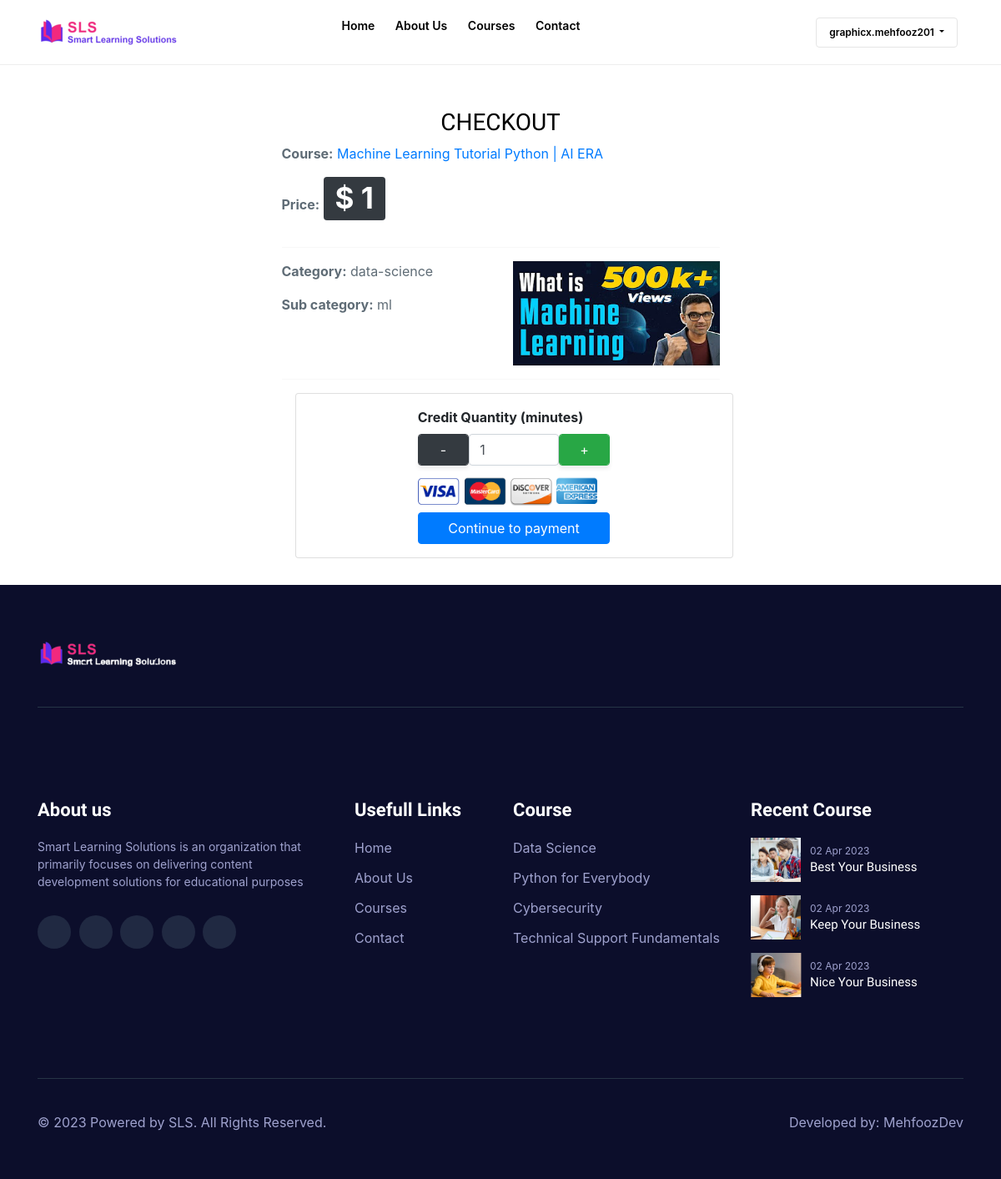
The app's page /payments/checkout/3/ (signed in) with its own data.
### custom_accounts/models.py (models this page shows, shortened)
class User(AbstractBaseUser):
    name = models.CharField(max_length=200, null=True, blank=True)
    email = models.EmailField(max_length=100,unique=True)
    username = models.CharField(max_length=50)
    avatar = models.ImageField(storage=custom_store, null=True, default='avatar.svg')
    phone = models.CharField(max_length=200, null=True, blank=True)
    date_joined = models.DateTimeField(auto_now_add=True)
    is_admin = models.BooleanField(default=False)
    is_staff = models.BooleanField(default=False)
    is_active = models.BooleanField(default=True)
    is_superadmin = models.BooleanField(default=False)
    USERNAME_FIELD = 'email'
    REQUIRED_FIELDS = ['username']
    objects = MyAccountManager()
    class Meta:
        verbose_name = 'Custom user'
        verbose_name_plural = 'Custom Users'

### base/models.py (models this page shows, shortened)
class Course(models.Model):
    CATEGORY_CHOICES = (
        ('computer-science', 'Computer Science'),
        ('data-science', 'Data science'),
        ('engineering', 'Engineering'),
        ('web-development', 'Web Development'),
        ('architecture', 'Architecture'),
    )
    SUB_CATEGORY_CHOICES = (
        ('ml', 'Machine Learning'),
        ('data_science', 'Data Science'),
        ('python', 'Python'),
        ('javascript', 'JavaScript'),
        ('php', 'PHP'),
        ('django', 'Django'),
        ('html', 'HTML'),
        ('reactjs', 'React JS'),
        ('front-end', 'Front-End'),
        ('back-end', 'Back-End'),
    )
    id = models.AutoField(primary_key=True)
    name = models.CharField(max_length = 50 , null = False)
    slug = models.CharField(max_length = 50 , null = False , unique = True)
    description = models.TextField( null = True)
    price = models.IntegerField(null=False,default = 0, blank=True)
    discount = models.IntegerField(null=False ,blank=True, default = 0)
    active = models.BooleanField(default = False)
    category = models.CharField(max_length=255, choices=CATEGORY_CHOICES, default='',  blank=True)
    sub_category = models.CharField(max_length=255, choices=SUB_CATEGORY_CHOICES, default='', null=True, blank=True)
    thumbnail = models.ImageField(upload_to = "files/thumbnail")
    date = models.DateTimeField(auto_now_add= True)
    resource = models.FileField(upload_to = "files/resource")
    length = models.IntegerField(null=False)
    instructor_name = models.CharField(max_length=50, null=True)
    enroll_now_status = models.BooleanField(default=True)

### payments/views.py (the view)
# urls.py: path('checkout/<int:pk>/', views.Checkout, name='checkout'),
@login_required
def Checkout(request, pk):
   context={}
   course = Course.objects.get(id=pk)
   context={ 'course': course }
   return render(request, 'base/checkout.html', context)

### base/templates/base/checkout.html (shortened to what this page needs)
{% extends "base/base.html" %}
{% load static %}
{% block content %}
<main class="main_wrapper">
  <div class="page-content" style="margin-top: 130px;">
    <div class="container mt-5">
      <div class="container mt-5">
        <div class="row my-3">
          <div class="col-sm-6 offset-sm-3">
            <div class="row">
              <div class="col-lg-12">
                <h3 class=" text-center">CHECKOUT</h3>
                <div class=" d-flex flex-column justify-content-around">
                  <p class="name" class=""><strong>Course:</strong>&nbsp;<a href="{% url 'enroll' course.slug %}">{{course.name}}</a></p>
                  <p class="price" class=""><strong>Price:</strong>&nbsp;<span id="custom_p" style="font-size:35px"
                      class="badge badge-dark">$0</span></p>
                </div>
                <hr>
                <div class="row">
                  <div class="col-lg-6 col-sm-12">
                    <div class=" d-flex flex-column justify-content-around">
                      <p class="name" class=""><strong>Category:</strong>&nbsp;{{course.category}}</p>
                      <p class="price" class=""><strong>Sub category:</strong>&nbsp;{{course.sub_category}}</p>
                    </div>
                  </div>
                  <div class="col-lg-6 col-sm-12">
                    <img style="width:100%;height:125px" src="{{course.thumbnail.url}}" alt="img"/>
                  </div>
                </div>
                <hr>
                <div class="container card p-3 m-3">
                  <div class="row d-flex flex-column align-items-center justify-content-center">
                    <div class="col-lg-6 col-sm-12">
                      <label for="credit" class=""><strong>Credit Quantity (minutes)</strong></label>
                      <div class="d-flex text-center">
                        <button onclick="decrease_credit()" id="remove" style="width:50%"
                          class="form-control btn btn-small btn-dark text-center">-</button>
                        <input oninput="update()" type='number' min=1 max=1000 step=1 id='credit_val' name='credit'
                          class='form-control' value={credit_value} />
                        <button onclick="increase_credit()" id="add" style="width:50%"
                          class="form-control btn btn-small btn-success text-center">+</button>
                      </div>
                    </div>
                    <div class="col-lg-6 col-sm-12">
                      <img style="width:100;height:50px" src="{% static 'base/img/payment.png' %}" alt='img' />
                      <a role="button" class="btn btn-primary btn-small btn-block" onclick="navigate_to_payment_page()" >Continue to payment</a>
                    </div>
                  </div>
                </div>
              </div>
            </div>
          </div>
        </div>
      </div>
    </div>
  </div>
</main>
{% endblock content %}

### base/templates/base/base.html (shortened to what this page needs)
<!DOCTYPE html>
{% load static %}
<html class="no-js" lang="zxx">
  <head>
    <link rel="stylesheet" href="https://cdn.plyr.io/3.6.2/plyr.css">
    <link rel="stylesheet" href="https://cdnjs.cloudflare.com/ajax/libs/font-awesome/5.15.3/css/all.min.css">
    <link rel="stylesheet" href="{% static 'base/css/bootstrap.min.css' %}" />
    <link rel="stylesheet" href="{% static 'base/css/animate.min.css' %}" />
    <link rel="stylesheet" href="{% static 'base/css/aos.min.css' %}" />
    <link rel="stylesheet" href="{% static 'base/css/magnific-popup.css' %}" />
    <link rel="stylesheet" href="{% static 'base/css/icofont.min.css' %}" />
    <link rel="stylesheet" href="{% static 'base/css/slick.css' %}" />
    <link
      rel="stylesheet"
      href="{% static 'base/cdn.jsdelivr.net/npm/swiper%409/swiper-bundle.min.css' %}"
    />
    <link rel="stylesheet" href="{% static 'base/css/style.css' %}" />
    <link rel="stylesheet" href="https://maxcdn.bootstrapcdn.com/bootstrap/4.5.2/css/bootstrap.min.css">
  </head>
  <body class="body__wrapper">
  <header>
    <div class="headerarea transparent__header header__sticky header__area">
      <div class="container desktop__menu__wrapper">
        <div class="row">
          <div class="col-xl-2 col-lg-2 col-md-6">
            <div class="headerarea__left">
              <div class="headerarea__left__logo">
                <a href="/"
                  ><img src="{% static 'base/img/logo/logo_1.png' %}" alt="logo"
                /></a>
              </div>
            </div>
          </div>
          <div class="col-xl-7 col-lg-7 main_menu_wrap">
            <div class="headerarea__main__menu">
              <nav>
                <ul>
                  <li>
                    <a class="headerarea__has__dropdown" href="/"
                      >Home
                    </a>
                  </li>
                  <li>
                    <a class="headerarea__has__dropdown" href="{% url 'about' %}"
                      >About Us
                    </a>
                  </li>
                  <li>
                    <a class="headerarea__has__dropdown" href="{% url 'courses' %}"
                      >Courses
                    </a>
                  </li>
                  <li>
                    <a class="headerarea__has__dropdown" href="{% url 'contact' %}"
                      >Contact
                    </a>
                  </li>
                </ul>
              </nav>
            </div>
          </div>
          <div class="col-xl-3 col-lg-3 col-md-6">
            <div class="headerarea__right">
              <div class="headerarea__login">
                {% if request.user.is_authenticated %}
                <div class="dropdown">
                  <a class="btn dropdown-toggle" type="button" id="dropdownMenuButton1" data-bs-toggle="dropdown" aria-expanded="false">
                    {{request.user.username}}
                  </a>
                </div>
                {% else %}
                  <a href="{% url 'login' %}">Login</a>
                {% endif %}
              </div>
            </div>
          </div>
        </div>
      </div>
    </div>
  </header>
    {% block content %}
    {% endblock content %}
  <div class="footerarea">
    <div class="container">
      <div class="footerarea__newsletter__wraper">
        <div class="row">
          <div
            class="col-xl-6 col-lg-6 col-md-6 col-sm-12 col-12"
            data-aos="fade-up"
          >
            <div class="footerarea__logo">
              <a href="#"
                ><img src="{% static 'base/img/logo/logo_2.png' %}" alt="logophoto"
              /></a>
            </div>
          </div>
        </div>
      </div>
      <div class="footerarea__wrapper">
        <div class="row">
          <div
            class="col-xl-4 col-lg-4 col-md-6 col-sm-12"
            data-aos="fade-up"
          >
            <div class="footerarea__inner footerarea__about__us">
              <div class="footerarea__heading">
                <h3>About us</h3>
              </div>
              <div class="footerarea__content">
                <p>
                  Smart Learning Solutions is an organization that primarily
                  focuses on delivering content development solutions for
                  educational purposes
                </p>
              </div>
              <div class="footerarea__icon">
                <ul>
                  <li>
                    <a href="http://facebook.com/"
                      ><i class="icofont-facebook"></i
                    ></a>
                  </li>
                  <li>
                    <a href="http://twitter.com/"
                      ><i class="icofont-twitter"></i
                    ></a>
                  </li>
                  <li>
                    <a href="http://vimeo.com/"
                      ><i class="icofont-vimeo"></i
                    ></a>
                  </li>
                  <li>
                    <a href="http://linkedin.com/"
                      ><i class="icofont-linkedin"></i
                    ></a>
                  </li>
                  <li>
                    <a href="http://skype.com/"
                      ><i class="icofont-skype"></i
                    ></a>
                  </li>
                </ul>
              </div>
            </div>
          </div>
          <div
            class="col-xl-2 col-lg-2 col-md-6 col-sm-6"
            data-aos="fade-up"
          >
            <div class="footerarea__inner">
              <div class="footerarea__heading">
                <h3>Usefull Links</h3>
              </div>
              <div class="footerarea__list">
                <ul>
                  <li>
                    <a href="/">Home</a>
                  </li>
                  <li>
                    <a href="{% url 'about' %}">About Us</a>
                  </li>
                  <li>
                    <a href="{% url 'courses' %}">Courses</a>
                  </li>
                  <li>
                    <a href="{% url 'contact' %}">Contact</a>
                  </li>
                </ul>
              </div>
            </div>
          </div>
          <div
            class="col-xl-3 col-lg-3 col-md-6 col-sm-6"
            data-aos="fade-up"
          >
            <div class="footerarea__inner footerarea__padding__left">
              <div class="footerarea__heading">
                <h3>Course</h3>
              </div>
              <div class="footerarea__list">
                <ul>
                  <li>
                    <a href="/">Data Science</a>
                  </li>
                  <li>
                    <a href="/">Python for Everybody</a>
                  </li>
                  <li>
                    <a href="/">Cybersecurity</a>
                  </li>
                  <li>
                    <a href="/">Technical Support Fundamentals </a>
                  </li>
                </ul>
              </div>
            </div>
          </div>
          <div
            class="col-xl-3 col-lg-3 col-md-6 col-sm-12"
            data-aos="fade-up"
          >
            <div class="footerarea__right__wraper footerarea__inner">
              <div class="footerarea__heading">
                <h3>Recent Course</h3>
              </div>
              <div class="footerarea__right__list">
                <ul>
                  <li>
                    <a href="#">
                      <div class="footerarea__right__img">
                        <img
                          src="{% static 'base/img/footer/footer__1.png' %}"
                          alt="footerphoto"
                        />
                      </div>
                      <div class="footerarea__right__content">
                        <span>02 Apr 2023 </span>
                        <h6>Best Your Business</h6>
                      </div>
                    </a>
                  </li>
                  <li>
                    <a href="#">
                      <div class="footerarea__right__img">
                        <img
                          src="{% static 'base/img/footer/footer__2.png' %}"
                          alt="footerphoto"
                        />
                      </div>
                      <div class="footerarea__right__content">
                        <span>02 Apr 2023 </span>
                        <h6>Keep Your Business</h6>
                      </div>
                    </a>
                  </li>
                  <li>
                    <a href="/">
                      <div class="footerarea__right__img">
                        <img
                          src="{% static 'base/img/footer/footer__3.png' %}"
                          alt="footerphoto"
                        />
                      </div>
                      <div class="footerarea__right__content">
                        <span>02 Apr 2023 </span>
                        <h6>Nice Your Business</h6>
                      </div>
                    </a>
                  </li>
                </ul>
              </div>
            </div>
          </div>
        </div>
      </div>
      <div class="footerarea__copyright__wrapper">
        <div class="row">
          <div
            class="col-xl-6 col-lg-6 col-md-6 col-sm-6 col-12"
            data-aos="fade-up"
          >
            <div class="footerarea__copyright__content">
              <p>
                © 2023 Powered by <a href="/">SLS</a>. All Rights
                Reserved.
              </p>
            </div>
          </div>
          <div
            class="col-xl-6 col-lg-6 col-md-6 col-sm-6 col-12"
            data-aos="fade-up"
          >
            <div class="footerarea__copyright__list">
              <ul>
                <li><a href="https://mprofile.mstaxsolution.com/" target='_'>Developed by: MehfoozDev</a></li>
              </ul>
            </div>
          </div>
        </div>
      </div>
    </div>
  </div>
  </body>
</html>

### records on screen
User: user.username "graphicx.mehfooz201"
Course: name "Machine Learning Tutorial Python | AI ERA", category "data-science", sub_category "ml", thumbnail (placeholder picture)
